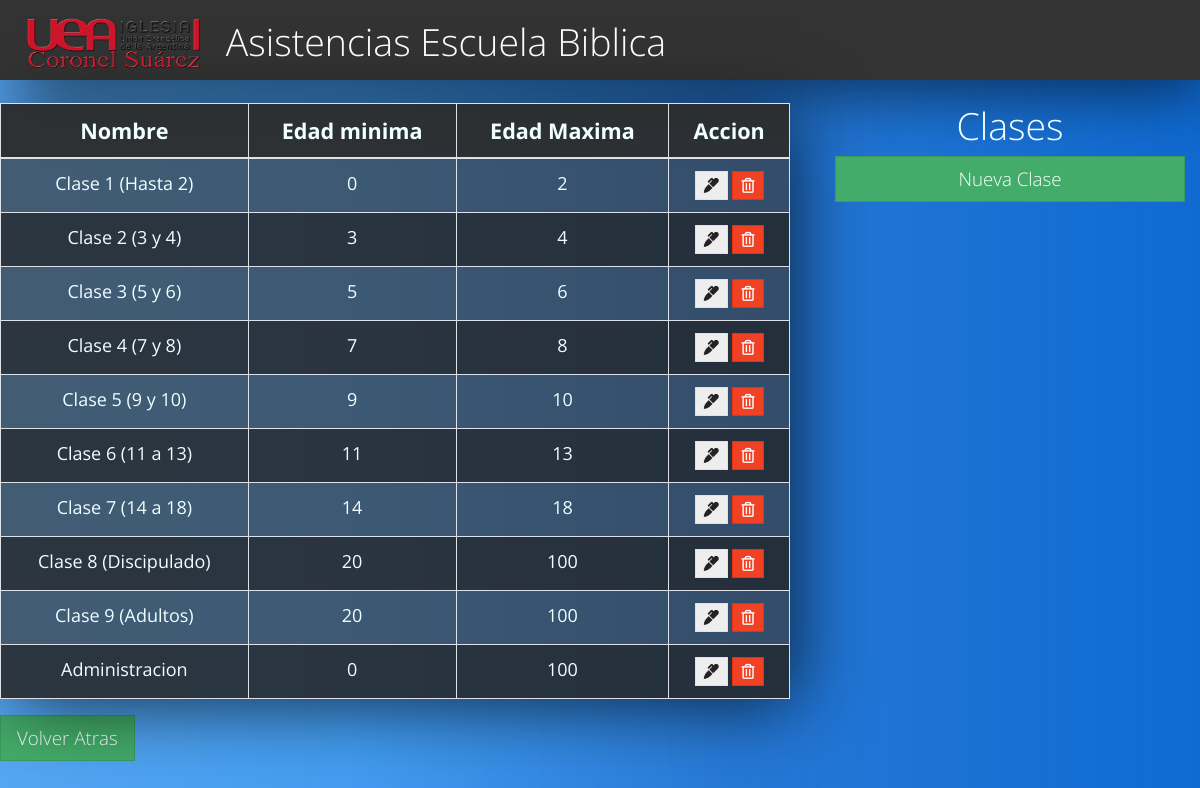
The page /clases.php (signed in) on the database its author committed.
### tables this page shows
CREATE TABLE `clases` (
  `id` int(11) NOT NULL,
  `nombre` varchar(25) NOT NULL,
  `idProfesores` int(11) NOT NULL,
  `key` varchar(20) NOT NULL,
  `edadMin` int(11) NOT NULL,
  `edadMax` int(11) NOT NULL
);

### Clases/mostrarClases.php (the view)
<table class="table table-bordered animated slideinDown">
    <thead>
        <tr>
            <th>Nombre</th>
            <th>Edad minima</th>
            <th>Edad Maxima</th>
            <th>Accion</th>
        </tr>
    </thead>
    <tbody>
    <?php
        $query = "SELECT * FROM clases";
        $resultado = mysqli_query($conn, $query);
        while($row = mysqli_fetch_assoc($resultado)){?>
            <tr>
                <td><?php echo $row['nombre']?></td>
                <td><?php echo $row['edadMin']?></td>
                <td><?php echo $row['edadMax']?></td>
            <td>
                <a href="editarClase.php?id=<?php echo $row['id']?>" class="btn btn-secondary">
                    <i class="fas fa-marker"></i>
                </a>
                <a href="Clases\eliminarClase.php?id=<?php echo $row['id']?>" class="btn btn-danger">
                    <i class="far fa-trash-alt"></i>
                </a>
            </td>
            </tr>
          <?php } ?>
    </tbody>
</table>

### clases.php (shortened to what this page needs)
<?php
   include('db.php');
?>
<html>
<head>
    <?php
             include('includes\header.php');
      ?>
</head>
<body>
    <div class="row">
        <div class="col-sm-12">
            <br>
                <div class="form-group row">
                        <div class="col-sm-8">
                            <?php include('Clases\mostrarClases.php');
                            ?>
                            <a href="administracion.php" class="btn btn-lg  btn btn-success">
                                Volver Atras
                            </a>
                        </div>
                        <div class="col-sm-4 animated fadeInLeft">
                         <h1>Clases</h1>
                            <?php
                                include('Clases\formNuevaClase.php');
                            ?>
                       </div>
                 </div>
            </div>
</body>
</html>
<?php
    include('includes\footer.php');
?>

### Includes/header.php (shortened to what this page needs)
<!DOCTYPE html>
<html lang="en">
<head>
    <link rel="stylesheet" href="https://bootswatch.com/4/yeti/bootstrap.min.css">
    <link rel="stylesheet" href="https://use.fontawesome.com/releases/v5.6.3/css/all.css"
>
    <link rel="stylesheet" type="text/css" media="screen" href="Css\Style.css" />
    <link rel="stylesheet" type="text/css" media="screen" href="Css\animate.css" />
</head>
<body>
    <nav class="navbar navbar-dark bg-dark ">
            <div class="form-group row animated headShake ">
                <div class='col-lg-9'>
                    <a class="navbar-brand" href="logout.php">
                        <div class="titulo"><img width='200px' src='imagenes\Uea.png'><?php echo "     "."Asistencias Escuela Biblica" ?>
                        </div>
                    </a>
                </div>
            </div>
    </nav>

### Clases/formNuevaClase.php (shortened to what this page needs)
  <div class="container">
    <a href="#demo" class="btn btn-lg btn-block btn btn-success" data-toggle="collapse">Nueva Clase</a>
</div>
</div>

### Includes/footer.php (shortened to what this page needs)
</body>
</html>

### Css/Style.css (style rules this page uses)
body { overflow-x:hidden; background-repeat: no-repeat; background: rgba(26,136,239,0.74); background: -moz-linear-gradient(left, rgba(26,136,239,0.74) 0%, rgba(26,136,239,0.82) 29%, rgba(15,106,210,0.9) 61%, rgba(15,106,210,1) 100%); background: -webkit-gradient(left top, right top, color-stop(0%, rgba(26,136,239,0.74)), color-stop(29%, rgba(26,136,239,0.82)), color-stop(61%, rgba(15,106,210,0.9)), color-stop(100%, rgba(15,106,210,1))); background: -webkit-linear-gradient(left, rgba(26,136,239,0.74) 0%, rgba(26,136,239,0.82) 29%, rgba(15,106,210,0.9) 61%, rgba(15,106,210,1) 100%); background: -o-linear-gradient(left, rgba(26,136,239,0.74) 0%, rgba(26,136,239,0.82) 29%, rgba(15,106,210,0.9) 61%, rgba(15,106,210,1) 100%); background: -ms-linear-gradient(left, rgba(26,136,239,0.74) 0%, rgba(26,136,239,0.82) 29%, rgba(15,106,210,0.9) 61%, rgba(15,106,210,1) 100%); background: linear-gradient(to right, rgba(26,136,239,0.74) 0%, rgba(26,136,239,0.82) 29%, rgba(15,106,210,0.9) 61%, rgba(15,106,210,1) 100%); filter: progid:DXImageTransform.Microsoft.gradient( startColorstr='#1a88ef', endColorstr='#0f6ad2', GradientType=1 ); }
table.table-bordered { background-color: rgba(59, 59, 59, 0.685); color: azure; -webkit-box-shadow: 10px 10px 70px -5px rgba(0,0,0,0.72); -moz-box-shadow: 10px 10px 70px -5px rgba(0,0,0,0.72); box-shadow: 10px 10px 70px -5px rgba(0,0,0,0.72); font-size: 1.2em; width: 100%; text-align: center; }
thead { background-color:rgba(44, 44, 44, 0.884); color: azure; text-align: center; font-size: 1.2em; }
tr:nth-child(even) { background-color: #1b1b1b98; }
nav { color:azure; -webkit-box-shadow: 10px 10px 70px -5px rgba(0, 0, 0, 0.72); -moz-box-shadow: 10px 10px 70px -5px rgba(0,0,0,0.72); box-shadow: 10px 10px 70px -5px rgba(0,0,0,0.72); height: 80px; }
.titulo { text-align: center; font-size: 2em; }
a { color:azure; }
h1 { text-align: center; color:azure; }

### rows shown on the page
clases: nombre "Clase 1 (Hasta 2)", edadMin "0", edadMax "2"
clases: nombre "Clase 2 (3 y 4)", edadMin "3", edadMax "4"
clases: nombre "Clase 3 (5 y 6)", edadMin "5", edadMax "6"
clases: nombre "Clase 4 (7 y 8)", edadMin "7", edadMax "8"
clases: nombre "Clase 5 (9 y 10)", edadMin "9", edadMax "10"
clases: nombre "Clase 6 (11 a 13)", edadMin "11", edadMax "13"
clases: nombre "Clase 7 (14 a 18)", edadMin "14", edadMax "18"
clases: nombre "Clase 8 (Discipulado)", edadMin "20", edadMax "100"
clases: nombre "Clase 9 (Adultos)", edadMin "20", edadMax "100"
clases: nombre "Administracion", edadMin "0", edadMax "100"
